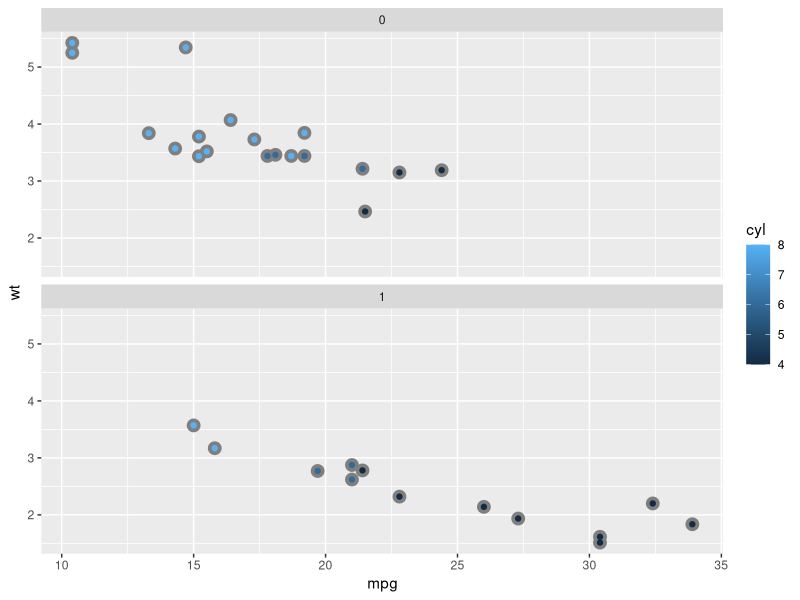

Source code (R):
## ---- chunk 1
library(ggplot2)
p <- ggplot(mtcars, aes(mpg, wt)) +
 geom_point(colour='grey50', size = 4) +
 geom_point(aes(colour = cyl)) + facet_wrap(~am, nrow = 2)
str(p)
## ---- chunk 2
str(ggplot_build(p))
